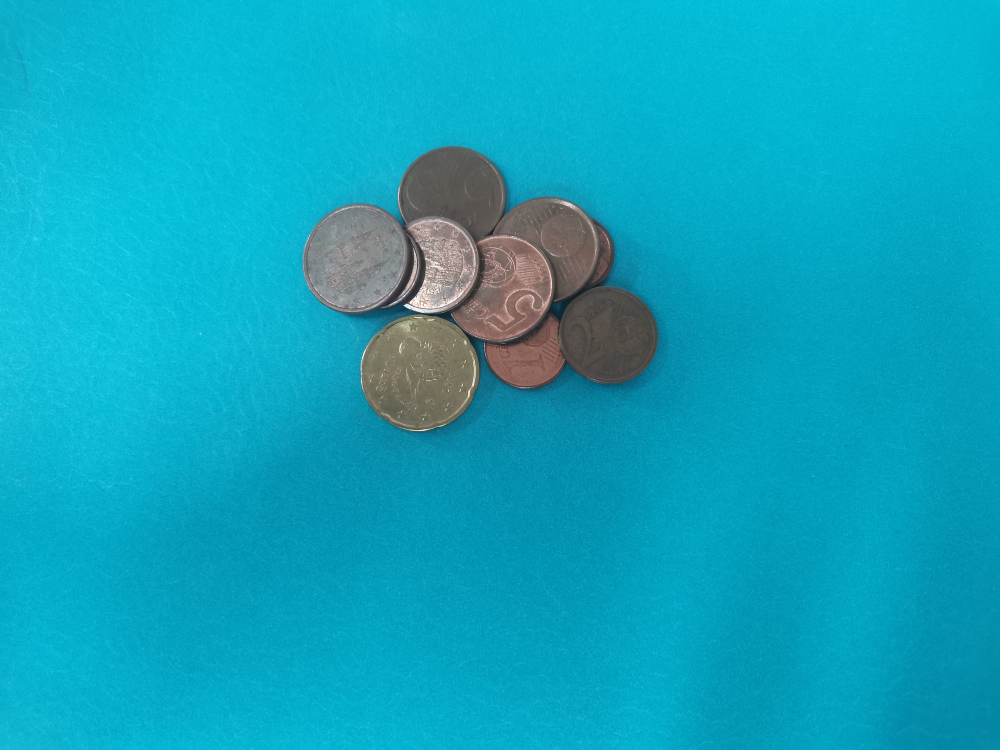
#> input picture monedasazul.jpg, 4000 x 3000 px (shown at 1/4 size)
$ python monedasnegro.py
#> lines starting #> are read from the running program, lines starting #| are printed output that depends on the picture; after the words box and inside, x2 and y2 are one past the last pixel; in counts of white or black regions, pixels touching at a corner belong together
import numpy as np
import cv2 as cv

# Load two images
img1 = cv.imread('monedasazul.jpg')
#> img1 is the input picture: shape (3000, 4000, 3); mean B, G, R 189, 163.9, 15.1
imgre=cv.resize(img1,(800,800))
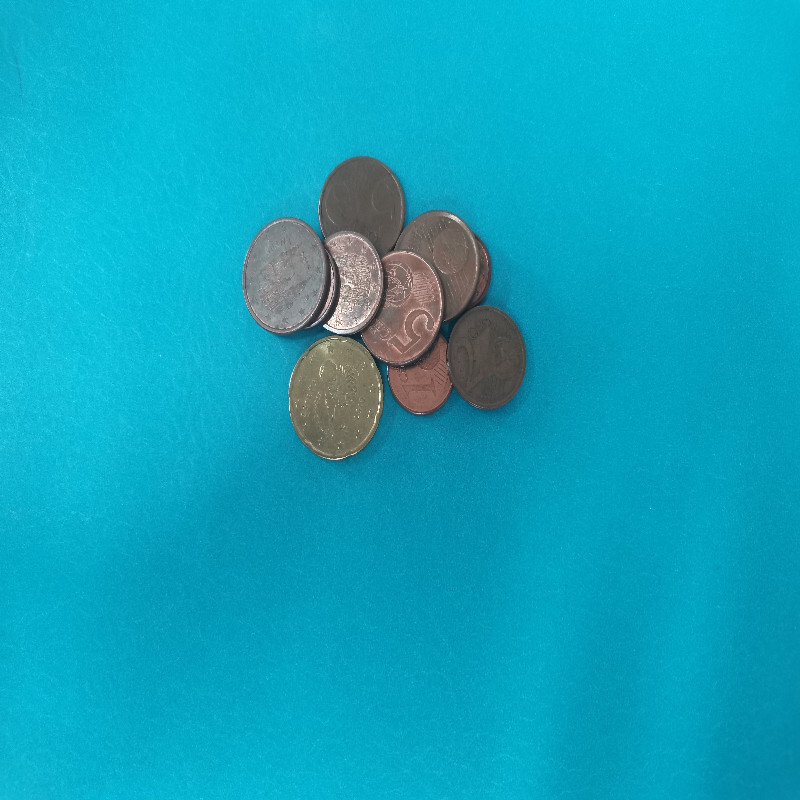
#> imgre: shape (800, 800, 3); mean B, G, R 189, 163.9, 15.1

rows,cols,channels = imgre.shape
#> rows = 800; cols = 800; channels = 3
roi = imgre[0:rows, 0:cols]
hsv = cv.cvtColor(roi, cv.COLOR_BGR2HSV)
#> hsv: shape (800, 800, 3); mean H, S, V 89.7, 230.3, 190.3
lower_blue = np.array([85,50,50])
upper_blue = np.array([130,255,255])
mask = cv.inRange(hsv, lower_blue, upper_blue)
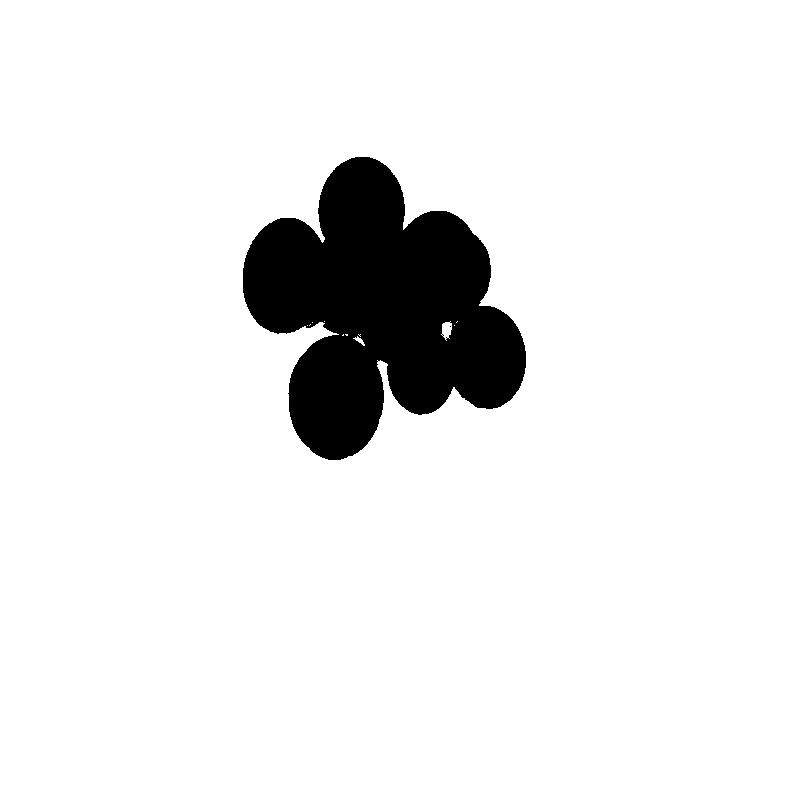
#> mask: shape (800, 800); 92.1% white; 2 black regions (1 under 20 px), largest, box (x1, y1, x2, y2) and area: (243, 157, 526, 460) 50776
res = cv.bitwise_not(mask)
cv.imshow('roi',res)
cv.waitKey(0)
cv.destroyAllWindows()
